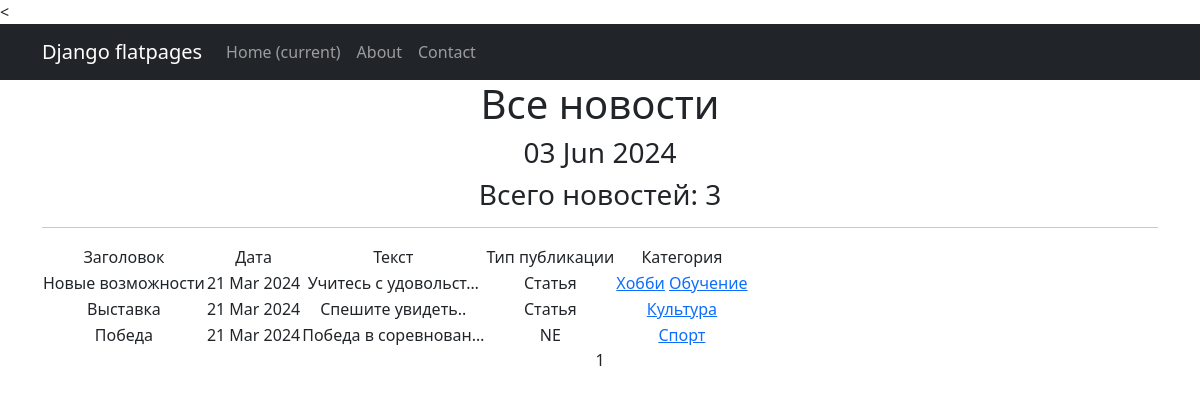
Before: /news/ with the older database file.
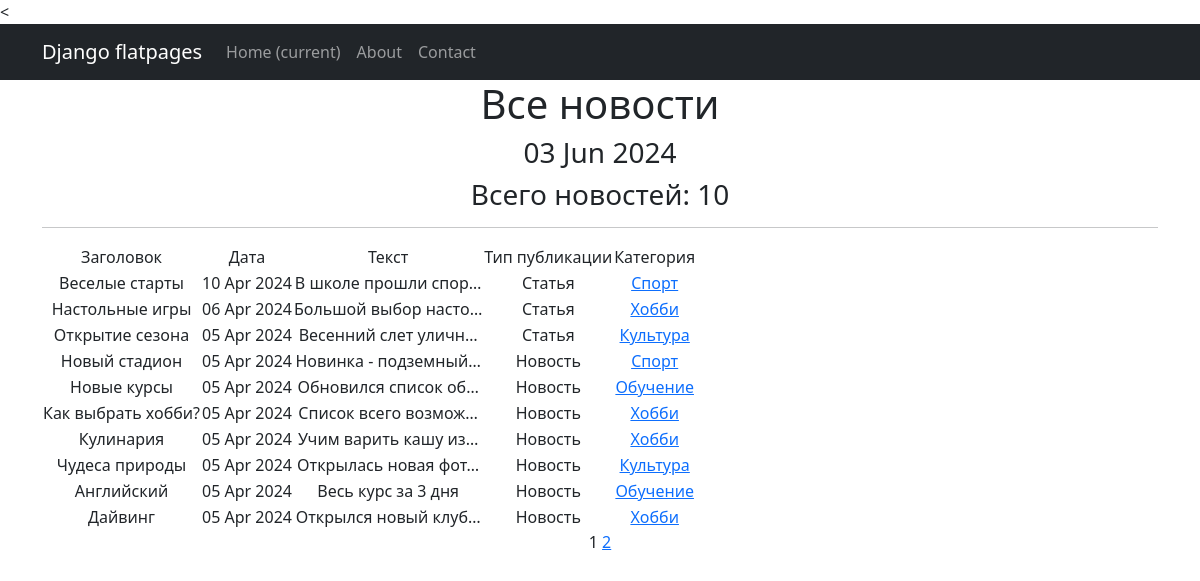
After: the same page with the newer database file.
### news/models.py (models this page shows, shortened)
class Post(models.Model):
    news = "NW"
    articles = "AR"
    POST_TYPES = [
        (news, "Новость"),
        (articles, "Статья")
    ]
    author = models.ForeignKey(Author, on_delete=models.CASCADE)
    post_type = models.CharField(max_length=2, choices=POST_TYPES, default=news)
    date_in = models.DateTimeField(auto_now_add=True)
    category = models.ManyToManyField(Category, through="PostCategory")
    title = models.CharField(max_length=255)
    text = models.TextField()
    rating = models.IntegerField(default=0)

class Category(models.Model):
    name = models.CharField(max_length=30, unique=True)
    subscribers = models.ManyToManyField(User, blank=True, related_name='categories')
    def __str__(self):
        return self.name.title()

### news/views.py (the view)
# urls.py: path('news/', PostList.as_view(), name='news'),
class PostList(ListView):
    model = Post
    ordering = 'title'
    template_name = 'news.html'
    context_object_name = 'news'
    paginate_by = 10
    def get_context_data(self, **kwargs):
        context = super().get_context_data(**kwargs)
        context['time_now'] = datetime.utcnow()
        return context
    def get_queryset(self):
        return Post.objects.order_by("-date_in")

### templates/news.html (shortened to what this page needs)
{% extends 'flatpages/default.html' %}
{% block content %}
   <h1>Все новости</h1>
   <h3>{{ time_now|date:'d M Y' }}</h3>
   <h3>Всего новостей: {{ news|length }}</h3>
   <hr>
   {% if news %}
       <table>
           <tr>
               <td>Заголовок</td>
               <td>Дата</td>
               <td>Текст</td>
               <td>Тип публикации</td>
               <td>Категория</td>
           </tr>
           {% for post in news %}
           <tr>
               <td>{{ post.title }}</td>
               <td>{{ post.date_in|date:'d M Y' }}</td>
               <td>{{ post.text|truncatechars:20 }}</td>
               <td>{{ post.get_post_type_display }}</td>
               <td>{% for category in post.category.all %}
                      <a href="{% url 'category_list' category.id %}">{{ category }}</a>
                   {% endfor %}
               </td>
           </tr>
           {% endfor %}
       </table>
   {% else %}
       <h2>Новостей нет!</h2>
   {% endif %}
   {{ page_obj.number }}
   {% if page_obj.has_next %}
       <a href="?page={{ page_obj.next_page_number }}">{{ page_obj.next_page_number }}</a>
   {% endif %}
{% endblock content %}

Changed rows visible on the page:
removed Post: title "Новые возможности", date_in "21 Mar 2024", text "Учитесь с удовольст…", post_type "Статья", Category (name "Хобби"), Category (name "Обучение")
no longer on this page (row unchanged): Post: title "Выставка", date_in "21 Mar 2024", text "Спешите увидеть..", post_type "Статья", Category (name "Культура")
no longer on this page (row edited): Post: title "Победа", date_in "21 Mar 2024", text "Победа в соревнован…", post_type "NE", Category (name "Спорт")
added Post: title "Веселые старты", date_in "10 Apr 2024", text "В школе прошли спор…", post_type "Статья", Category (name "Спорт")
added Post: title "Настольные игры", date_in "06 Apr 2024", text "Большой выбор насто…", post_type "Статья", Category (name "Хобби")
added Post: title "Открытие сезона", date_in "05 Apr 2024", text "Весенний слет уличн…", post_type "Статья", Category (name "Культура")
added Post: title "Новый стадион", date_in "05 Apr 2024", text "Новинка - подземный…", post_type "Новость", Category (name "Спорт")
added Post: title "Новые курсы", date_in "05 Apr 2024", text "Обновился список об…", post_type "Новость", Category (name "Обучение")
added Post: title "Как выбрать хобби?", date_in "05 Apr 2024", text "Список всего возмож…", post_type "Новость", Category (name "Хобби")
added Post: title "Кулинария", date_in "05 Apr 2024", text "Учим варить кашу из…", post_type "Новость", Category (name "Хобби")
added Post: title "Чудеса природы", date_in "05 Apr 2024", text "Открылась новая фот…", post_type "Новость", Category (name "Культура")
added Post: title "Английский", date_in "05 Apr 2024", text "Весь курс за 3 дня", post_type "Новость", Category (name "Обучение")
added Post: title "Дайвинг", date_in "05 Apr 2024", text "Открылся новый клуб…", post_type "Новость", Category (name "Хобби")
Other visible differences:
{{ news|length }}: "3" → "10"
{{ page_obj.next_page_number }}: (not shown) → "2"
